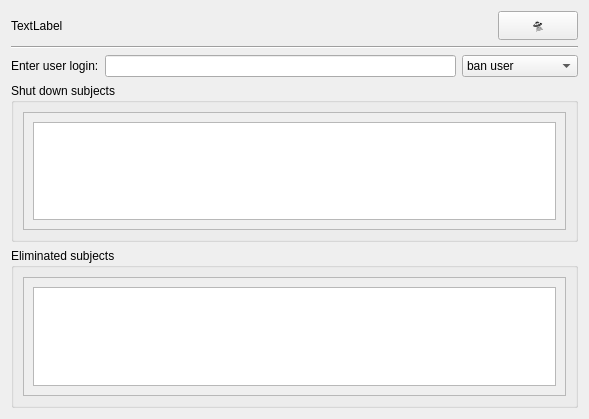
<?xml version="1.0" encoding="UTF-8"?>
<ui version="4.0">
 <class>ban_users</class>
 <widget class="QWidget" name="ban_users">
  <property name="geometry">
   <rect>
    <x>0</x>
    <y>0</y>
    <width>589</width>
    <height>419</height>
   </rect>
  </property>
  <property name="windowTitle">
   <string>Form</string>
  </property>
  <layout class="QVBoxLayout" name="verticalLayout">
   <item>
    <layout class="QHBoxLayout" name="horizontalLayout">
     <item>
      <widget class="QLabel" name="moder_name_label3">
       <property name="text">
        <string>TextLabel</string>
       </property>
      </widget>
     </item>
     <item>
      <spacer name="horizontalSpacer">
       <property name="orientation">
        <enum>Qt::Horizontal</enum>
       </property>
       <property name="sizeHint" stdset="0">
        <size>
         <width>40</width>
         <height>20</height>
        </size>
       </property>
      </spacer>
     </item>
     <item>
      <widget class="QPushButton" name="moder_exet_pushButton3">
       <property name="text">
        <string>🛸</string>
       </property>
      </widget>
     </item>
    </layout>
   </item>
   <item>
    <widget class="Line" name="line">
     <property name="orientation">
      <enum>Qt::Horizontal</enum>
     </property>
    </widget>
   </item>
   <item>
    <layout class="QHBoxLayout" name="horizontalLayout_2">
     <item>
      <widget class="QLabel" name="label">
       <property name="font">
        <font>
         <family>System</family>
        </font>
       </property>
       <property name="text">
        <string>Enter user login:</string>
       </property>
      </widget>
     </item>
     <item>
      <widget class="QLineEdit" name="bonk_lineEdit">
       <property name="text">
        <string/>
       </property>
      </widget>
     </item>
     <item>
      <widget class="QComboBox" name="comboBox">
       <property name="font">
        <font>
         <family>System</family>
        </font>
       </property>
       <property name="currentIndex">
        <number>1</number>
       </property>
       <item>
        <property name="text">
         <string>disconnect user</string>
        </property>
       </item>
       <item>
        <property name="text">
         <string>ban user</string>
        </property>
       </item>
      </widget>
     </item>
    </layout>
   </item>
   <item>
    <widget class="QGroupBox" name="groupBox">
     <property name="font">
      <font>
       <family>System</family>
      </font>
     </property>
     <property name="title">
      <string>Shut down subjects</string>
     </property>
     <layout class="QGridLayout" name="gridLayout">
      <item row="0" column="0">
       <widget class="QScrollArea" name="scrollArea">
        <property name="widgetResizable">
         <bool>true</bool>
        </property>
        <widget class="QWidget" name="scrollAreaWidgetContents">
         <property name="geometry">
          <rect>
           <x>0</x>
           <y>0</y>
           <width>545</width>
           <height>110</height>
          </rect>
         </property>
         <layout class="QGridLayout" name="gridLayout_2">
          <item row="0" column="0">
           <widget class="QTextBrowser" name="discon_users_textBrowser"/>
          </item>
         </layout>
        </widget>
       </widget>
      </item>
     </layout>
    </widget>
   </item>
   <item>
    <widget class="QGroupBox" name="groupBox_2">
     <property name="font">
      <font>
       <family>System</family>
      </font>
     </property>
     <property name="title">
      <string>Eliminated subjects</string>
     </property>
     <layout class="QGridLayout" name="gridLayout_3">
      <item row="0" column="0">
       <widget class="QScrollArea" name="scrollArea_2">
        <property name="widgetResizable">
         <bool>true</bool>
        </property>
        <widget class="QWidget" name="scrollAreaWidgetContents_2">
         <property name="geometry">
          <rect>
           <x>0</x>
           <y>0</y>
           <width>545</width>
           <height>110</height>
          </rect>
         </property>
         <layout class="QGridLayout" name="gridLayout_4">
          <item row="0" column="0">
           <widget class="QTextBrowser" name="deleted_users_textBrowser"/>
          </item>
         </layout>
        </widget>
       </widget>
      </item>
     </layout>
    </widget>
   </item>
  </layout>
 </widget>
 <resources/>
 <connections/>
</ui>
